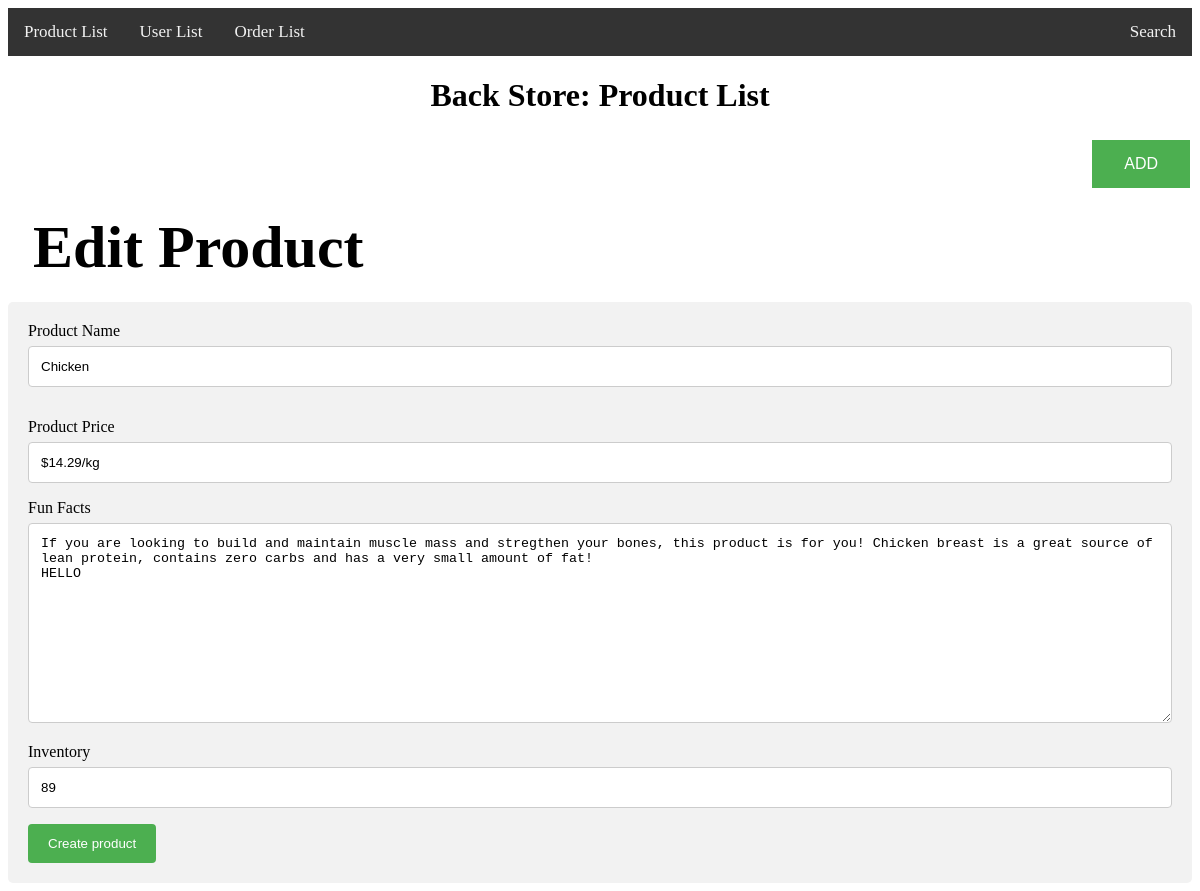
The page /verdi/P7_admin.php?source=edit_products&p_id=22 on the database its author committed.
### tables this page shows
CREATE TABLE `products` (
  `product_id` int(3) NOT NULL,
  `product_name` varchar(255) NOT NULL,
  `product_link` varchar(255) NOT NULL,
  `product_img` text NOT NULL,
  `product_price` varchar(255) NOT NULL,
  `prod_price_calc_p4` varchar(255) NOT NULL,
  `product_facts` text NOT NULL,
  `product_inventory` varchar(255) NOT NULL,
  `product_qty` varchar(255) NOT NULL,
  `product_addToCart_P3` varchar(255) NOT NULL,
  `product_id_p4` varchar(255) NOT NULL,
  `product_add_p4` varchar(255) NOT NULL,
  `product_data_p4` varchar(255) NOT NULL,
  `product_delete_p4` varchar(255) NOT NULL,
  `product_remove_p4` varchar(255) NOT NULL,
  `product_total_price` varchar(255) NOT NULL
);

### verdi/include/P8_edit_product.php (the view, shortened to what this page needs)
<!DOCTYPE html>
<html lang="en">
<head>
    <link rel="stylesheet" href="MyStyleB.css">
</head>
<?php
    if(isset($_GET['p_id'])){
    $the_product_id =  $_GET['p_id'];
    }
    $query = "SELECT * FROM products WHERE product_id = $the_product_id  ";
    $select_product_by_id = mysqli_query($connection,$query);
    while($row = mysqli_fetch_assoc($select_product_by_id)) {
    $product_name = $row['product_name'];
    $product_price = $row['product_price'];
    $product_facts = $row['product_facts'];
    $product_inventory = $row['product_inventory'];
         }
?>
<body>
    <div>
        <h2>Edit Product</h2>
    </div>
    <div class="container">
        <form action="" method="post" enctype="multipart/form-data">
            <label for="fname">Product Name</label>
            <input type="text" id="fname" value="<?php echo $product_name;?>" name="product_name" placeholder="i.e: Beans">
            <div style="margin-top: 15px;">
                <label for="country">Product Price</label>
                <input type="text" value="<?php echo $product_price;?>" id="lname" name="product_price" placeholder="$2.49/container">
            </div>
            <label for="subject">Fun Facts</label>
            <textarea id="subject" name="product_facts" placeholder="i.e: Beans are high in fibers" style="height:200px"><?php echo $product_facts;?> </textarea>
            <label for="country">Inventory</label>
            <input type="text" value="<?php echo $product_inventory;?>" id="lname" name="product_inventory" placeholder="23">
            <input type="submit" name="update_product" value="Create product">
        </form>
    </div>
</body>
</html>

### verdi/P7_admin.php (shortened to what this page needs)
<!DOCTYPE html>
<html lang="en">
<head>
    <link rel="stylesheet" href="MyStyleB.css">
</head>
<body>
<?php  include "include/db.php"?>
    <div class="topnav">
        <a href="P7.html">Product List</a>
        <a href="P9.html">User List</a>
        <a href="P10.html">Order List</a>
        <div class="topnav-right">
            <a href="">Search</a>
        </div>
    </div>
    <div class="gen">
        <h1>Back Store: Product List</h1>
        <div class="a">
            <a href="include/P8_create_product.php">
                <button class="button">ADD</button>
            </a>
        </div>
        <div style="overflow-x:auto;">
        <?php
        if(isset($_GET['source'])){
            $source = $_GET['source'];
        } else {
            $source = '';
        }
        switch($source) {
            case 'edit_products';
            include 'include/P8_edit_product.php';
            break;
        }
        ?>
        </div>
    </div>
</body>
</html>

### verdi/MyStyleB.css (style rules this page uses)
.topnav { overflow: hidden; background-color: #333; }
.topnav a { float: left; color: #f2f2f2; text-align: center; padding: 14px 16px; text-decoration: none; font-size: 17px; }
.topnav-right { float: right; }
.button { background-color: #4CAF50; border: none; color: white; padding: 15px 32px; text-align: center; text-decoration: none; display: inline-block; font-size: 16px; margin: 4px 2px; cursor: pointer; }

### verdi/P7_admin.php (style rules this page uses)
.button { background-color: #4CAF50; border: none; color: white; padding: 15px 32px; text-align: right; text-decoration: none; display: inline-block; font-size: 16px; margin: 4px 2px; cursor: pointer; font-size-adjust: auto; max-width: 100%; height: auto; }
div.a { text-align: right }
div.gen h1 { text-align: center }

### verdi/include/P8_edit_product.php (style rules this page uses)
.button { background-color: #4CAF50; border: none; color: white; padding: 15px 32px; text-align: right; text-decoration: none; display: inline-block; font-size: 16px; margin: 4px 2px; cursor: pointer; font-size-adjust: auto; max-width: 100%; height: auto; }
div.a { text-align: right }
div.gen h1 { text-align: center }
.topnav { overflow: hidden; background-color: #333; }
.topnav a { float: left; color: #f2f2f2; text-align: center; padding: 14px 16px; text-decoration: none; font-size: 17px; }
.topnav-right { float: right; }
h2 { font-family: Georgia, 'Times New Roman', Times, serif; text-align: left; font-size: 60px; line-height: 60px; margin: 25px; }
input[type=text], select, textarea { width: 100%; padding: 12px; border: 1px solid #ccc; border-radius: 4px; box-sizing: border-box; margin-top: 6px; margin-bottom: 16px; resize: vertical }
input[type=submit] { background-color: #4CAF50; color: white; padding: 12px 20px; border: none; border-radius: 4px; cursor: pointer; }
.container { border-radius: 5px; background-color: #f2f2f2; padding: 20px; }

### rows shown on the page
products: product_name "Chicken", product_price "$14.29/kg", product_facts "If you are looking to build and maintain muscle mass and stregthen your bones, this product is for you! Chicken breast is a great source of lean protein, contains zero carbs and has a very small amount of fat! HELLO", product_inventory "89"
